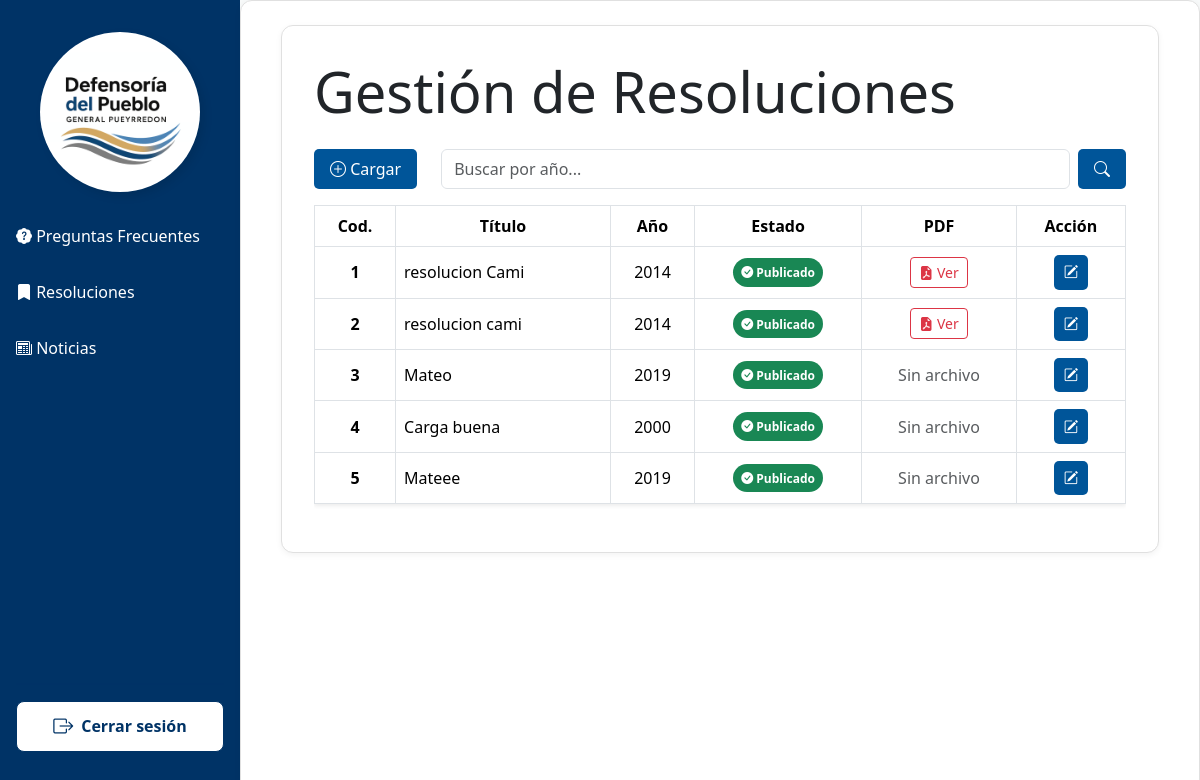
The page /principal/index.php?vista=resoluciones/resoluciones on the database its author committed.
### tables this page shows
CREATE TABLE `resoluciones` (
  `resolucion_id` int(10) UNSIGNED NOT NULL,
  `estado` tinyint(4) NOT NULL COMMENT 'Estado de visibilidad (activo 1 - inactivo 0)',
  `auditoria_id` int(11) NOT NULL,
  `Anio` year(4) NOT NULL COMMENT 'Año al que pertenece la resolución cargada',
  `Titulo` varchar(50) NOT NULL COMMENT 'Titulo de la resolucion',
  `pdf` varchar(255) NOT NULL
);

### vistas/resoluciones/resoluciones.php (the view, shortened to what this page needs)
<?php
include_once "../plantilla/head2.php";
$sql = "SELECT * FROM resoluciones";
$sql .= " ORDER BY resolucion_id ASC";
$resultado = mysqli_query($link, $sql);
?>
<div class="container main-admin">
    <div class="row align-items-center mb-3">
        <div class="col-12 mb-3">
            <h4 class="text-dark display-4">Gestión de Resoluciones</h4>
        </div>
        <div class="col-auto">
            <a href="index.php?vista=resoluciones/cargarResoluciones" class="btn-cargar">
                <i class="bi bi-plus-circle"></i> Cargar
            </a>
        </div>
        <div class="col">
            <form class="d-flex" method="GET" action="">
                <input class="form-control me-2" name="anio" type="search" placeholder="Buscar por año..." aria-label="Buscar por año" />
                <button class="btn-buscar" type="submit">
                    <i class="bi bi-search"></i>
                </button>
            </form>
        </div>
    </div>
    <div class="table-responsive">
        <table class="table table-hover table-bordered align-middle shadow-sm">
            <thead class="encabezado-tabla text-white text-center">
                <tr>
                    <th scope="col">Cod.</th>
                    <th scope="col">Título</th>
                    <th scope="col">Año</th>
                    <th scope="col">Estado</th>
                    <th scope="col">PDF</th>
                    <th scope="col">Acción</th>
                </tr>
            </thead>
            <tbody>
                <?php while ($row = mysqli_fetch_assoc($resultado)): ?>
                    <tr>
                        <td class="text-center fw-bold"><?= $row['resolucion_id'] ?></td>
                        <td><?= $row['Titulo'] ?></td>
                        <td class="text-center"><?= $row['Anio'] ?></td>
                        <td class="text-center">
                            <?php if ($row['estado'] == 1): ?>
                                <span class="badge rounded-pill bg-success p-2">
                                    <i class="bi bi-check-circle-fill"></i> Publicado
                                </span>
                            <?php else: ?>
                                <span class="badge rounded-pill bg-secondary p-2">
                                    <i class="bi bi-x-circle-fill"></i> No publicado
                                </span>
                            <?php endif; ?>
                        </td>
                        <td class="text-center">
                            <?php if (!empty($row['pdf'])): ?>
                                <a href="<?= $row['pdf'] ?>" target="_blank"
                                    class="btn btn-sm btn-outline-danger"
                                    title="Ver PDF">
                                    <i class="bi bi-file-earmark-pdf-fill"></i> Ver
                                </a>
                            <?php else: ?>
                                <span class="text-muted">Sin archivo</span>
                            <?php endif; ?>
                        </td>
                        <td class="text-center">
                            <div class="btn-group" role="group">
                                <a href="index.php?vista=resoluciones/editarResoluciones&id=<?= $row['resolucion_id'] ?>"
                                    class="btn-editar"
                                    data-bs-toggle="tooltip"
                                    data-bs-placement="top"
                                    title="Editar resolución">
                                    <i class="bi bi-pencil-square"></i>
                                </a>
                            </div>
                        </td>
                    </tr>
                <?php endwhile; ?>
            </tbody>
        </table>
    </div>
</div>
</html>

### plantilla/style.css (style rules this page uses)
html, body { margin: 0; background-color: #f7f9f9; display: flex; flex-direction: column; height: 100%; }
.container { width: 100%; padding-left: 1rem; padding-right: 1rem; }
body { font-family: 'Segoe UI', sans-serif; color: #333; }
.main-admin { flex-grow: 1; overflow-x: auto; padding: 2rem; margin: 0; background-color: #fff; border-radius: 0.75rem; box-shadow: 0 2px 6px rgba(0,0,0,0.05); border: 1px solid #e0e0e0; }
.table-responsive { overflow-x: auto; -webkit-overflow-scrolling: touch; }
.table { width: 100%; table-layout: auto; }
thead th { background-color: #e6f0ff; color: #003366; font-weight: 600; }
tbody td { vertical-align: middle; }
.encabezado-tabla { background-color: #003366; }
.btn-cargar { background-color: #005599; color: white; border: none; font-weight: 500; padding: 0.5rem 1rem; border-radius: 5px; text-decoration: none; display: inline-block; transition: background-color 0.3s ease; }
.btn-buscar { background-color: #005599; color: white; border: none; padding: 0.5rem 1rem; border-radius: 5px; font-weight: 500; transition: background-color 0.3s ease; }
.btn-editar { background-color: #005599; color: white; border: none; padding: 0.4rem 0.6rem; border-radius: 5px; font-size: 0.9rem; font-weight: 500; display: inline-block; transition: background-color 0.3s ease; text-decoration: none; }

### rows shown on the page
resoluciones: resolucion_id "1", Titulo "resolucion Cami", Anio "2014", estado 1 (drawn)
resoluciones: resolucion_id "2", Titulo "resolucion cami", Anio "2014", estado 1 (drawn)
resoluciones: resolucion_id "3", Titulo "Mateo", Anio "2019", estado 1 (drawn), pdf "Sin archivo"
resoluciones: resolucion_id "4", Titulo "Carga buena", Anio "2000", estado 1 (drawn), pdf "Sin archivo"
resoluciones: resolucion_id "5", Titulo "Mateee", Anio "2019", estado 1 (drawn), pdf "Sin archivo"
